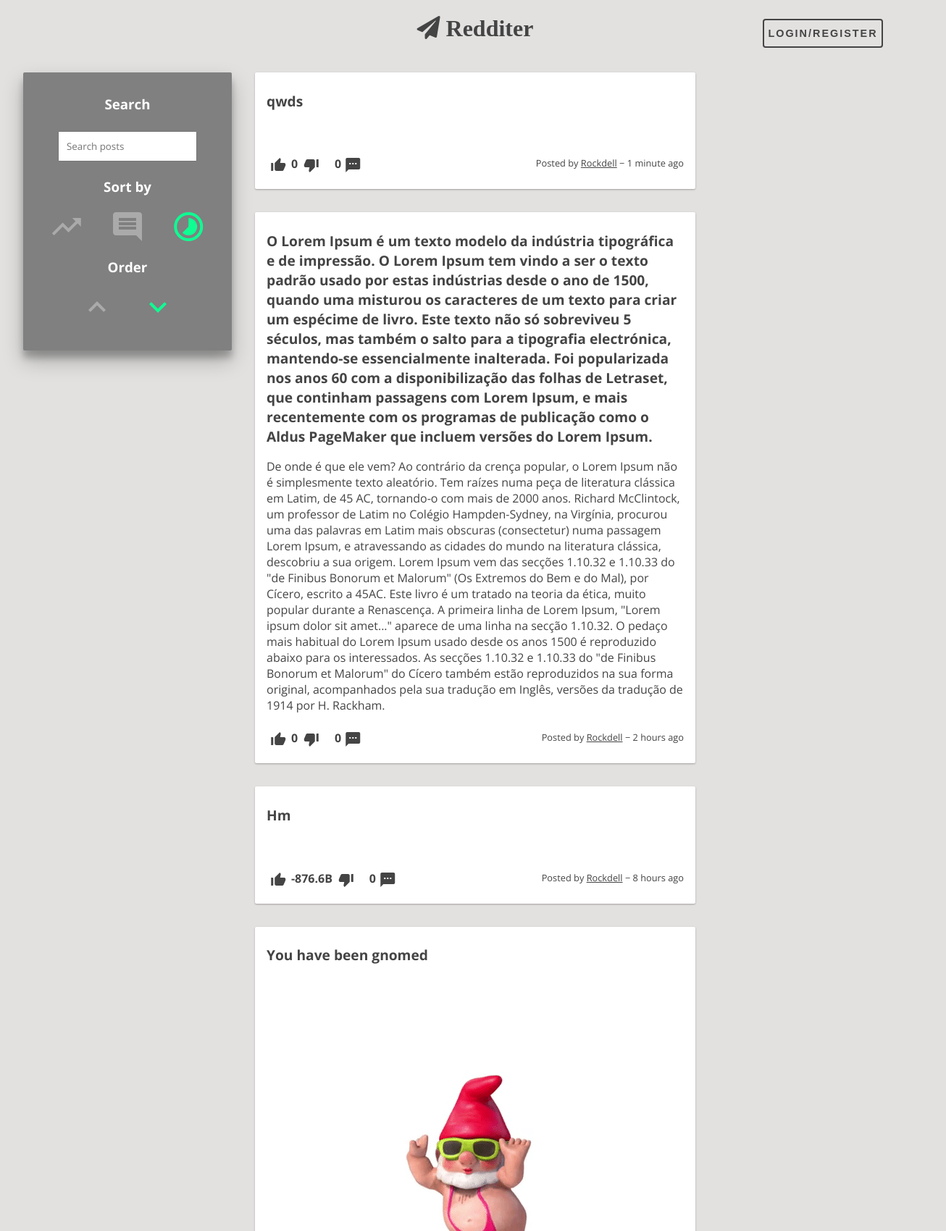
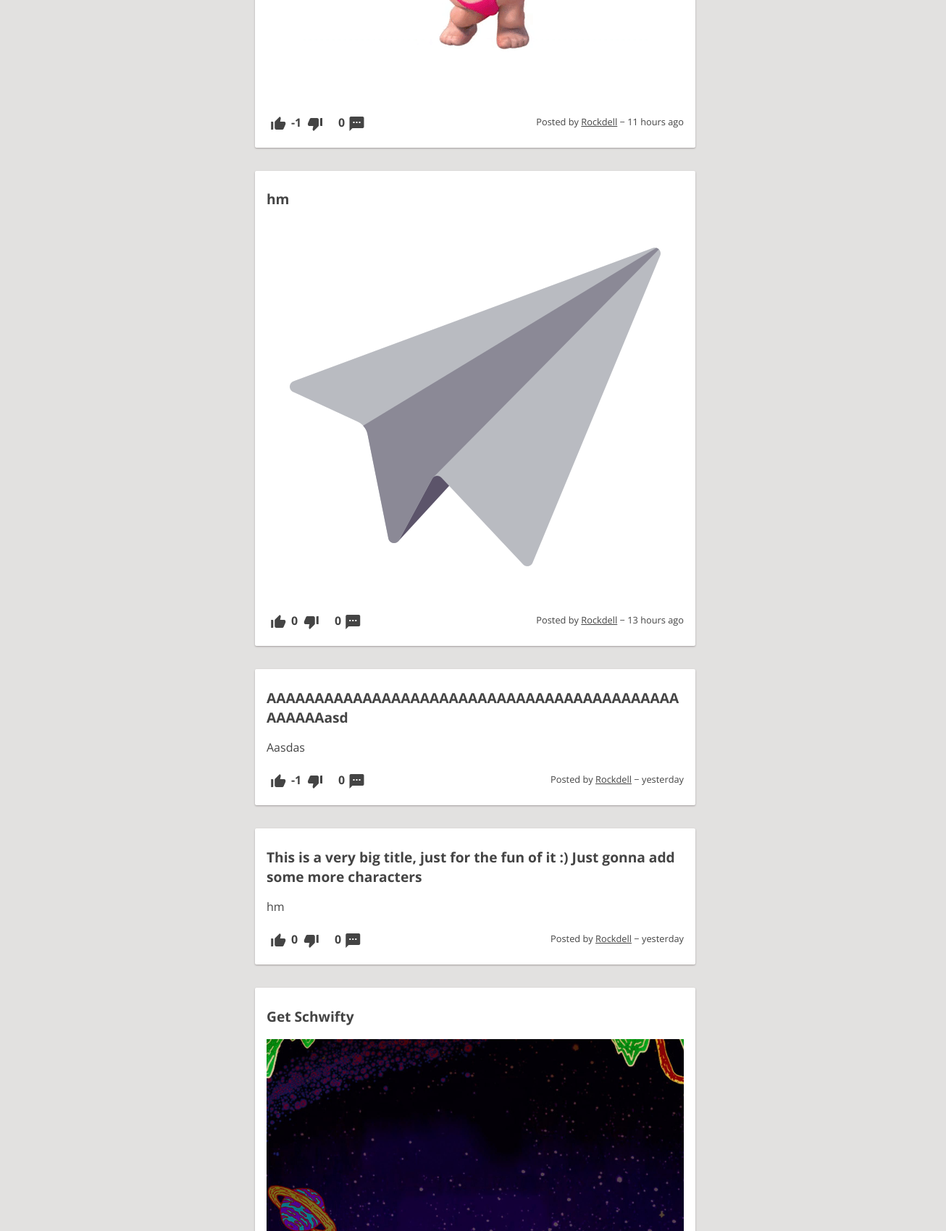
Page /pages/feed.php (upper part) on the committed database (2 pictures, top to bottom).
### tables this page shows
CREATE TABLE Post (
    postID INTEGER PRIMARY KEY AUTOINCREMENT,
    userID VARCHAR REFERENCES User ON DELETE CASCADE,
    title VARCHAR NOT NULL,
    content VARCHAR NOT NULL,
    postDate DATE NOT NULL DEFAULT (strftime('%s', 'now')),
    points INTEGER DEFAULT 0
);

### database/post.php (called while the page is built, shortened)
<?php
function getAllPosts() {
	global $dbh;
	try {
		$stmt = $dbh->prepare("SELECT P.*, IFNULL(PC.count, 0) AS nrComments FROM Post P LEFT JOIN (SELECT postID, count(commentID) AS count FROM PostComment GROUP BY postID) AS PC ON P.postID = PC.postID ORDER BY P.postDate DESC");
		$stmt->execute();
		return $stmt->fetchAll();
	} catch(PDOException $e) {
		echo $e->getMessage();
		return null;
	}
}
function getNumberComments($postID) {
	global $dbh;
	try {
		$stmt = $dbh->prepare("SELECT count(*) as nrComments FROM PostComment Where postID = ?");
		$stmt->execute(array($postID));
		return $stmt->fetch();
	} catch(PDOException $e) {
		echo $e->getMessage();
		return null;
	}
}
?>

### database/timeAgo.php (called while the page is built, shortened)
<?php
    function time_ago($time) {
        $out    = '';
        $now    = time();
        $diff   = $now - $time;
        if( $diff < 60 )
            return TIMEBEFORE_NOW;
        elseif( $diff < 3600 )
            return str_replace( '{num}', ( $out = round( $diff / 60 ) ), $out == 1 ? TIMEBEFORE_MINUTE : TIMEBEFORE_MINUTES );
        elseif( $diff < 3600 * 24 )
            return str_replace( '{num}', ( $out = round( $diff / 3600 ) ), $out == 1 ? TIMEBEFORE_HOUR : TIMEBEFORE_HOURS );
        elseif( $diff < 3600 * 24 * 2 )
            return TIMEBEFORE_YESTERDAY;
        else
            return strftime( date( 'Y', $time ) == date( 'Y' ) ? TIMEBEFORE_FORMAT : TIMEBEFORE_FORMAT_YEAR, $time );
    }
    function display_points($points) {
        if(abs($points) < 1000)
            return $points;
        else if(abs($points) < 1000000)
            return (floor($points / 100)/10)."K";
        else if(abs($points) < 1000000000)
            return (floor($points / 100000)/10)."M";
        else if(abs($points) < 1000000000000)
            return (floor($points / 100000000)/10)."B";
    }
?>

### includes/init.php (called while the page is built, shortened)
<?php
	$BASE_DIR = dirname(__DIR__);
?>

### templates/components/post.php (the view, shortened to what this page needs)
<?php
    require_once($BASE_DIR."/database/timeAgo.php");
    $numberComments = getNumberComments($post["postID"]);
?>
<article class="post container <?=$post["postID"]?>">
    <section id="post-title">
        <a href="/pages/post.php?id=<?=$post["postID"]?>"><h1><?=$post["title"]?></h1></a>
    </section>
    <section id="post-content">
        <?php if ($post["content"] === "") { ?>
            <div id="post-image">
                <img class="post-picture" src=
                <?php
                    $image = "/img/posts/".sha1($post["postID"]);
                    if (file_exists($BASE_DIR.$image.".png")) {
                        echo $image.".png";
                    } else if (file_exists($BASE_DIR.$image.".jpg")) {
                        echo $image.".jpg";
                    } else if (file_exists($BASE_DIR.$image.".gif")) {
                        echo $image.".gif";
                    }
                ?>>
            </div>
        <?php } else { ?>
            <div id="post-story">
                <p><?=$post["content"]?></p>
            </div>
        <?php } ?>
    </section>
    <section id="post-info">
        <label for="upvote<?=$post["postID"]?>">
            <i id="staticUp<?=$post["postID"]?>" class="material-icons">thumb_up_alt</i>
        </label>
        <p id="pp<?=$post["postID"]?>"><?=display_points($post["points"])?></p>
        <label for="downvote<?=$post["postID"]?>">
            <i id="staticDown<?=$post["postID"]?>" class="material-icons">thumb_down_alt</i>
        </label>
        <p id="nrComments"><?=$numberComments["nrComments"]?></p>
        <a id="nrCommentsLink" href="/pages/post.php?id=<?=$post["postID"]?>">
            <i class="material-icons">textsms</i>
        </a>
        <div id="postByTimeAgo">
            <p id="postBy">
                Posted by
                <a id="postByLink" href="/pages/profile.php?user=<?=$post["userID"]?>"><?=$post["userID"]?></a>
                &minus;
                <?=time_ago($post["postDate"])?>
            </p>
        </div>
    </section>
</article>

### templates/components/list-posts.php
<section id="list-posts" class="list-posts">
<?php
    require_once($BASE_DIR."/database/post.php");
    if (empty($posts)) { ?>
        <h1>No posts to show</h1>
    <?php }
    else {
        foreach($posts as $post) {
            include($BASE_DIR."/templates/components/post.php");
        }
    }
?>
</section>

### css/style.css (style rules this page uses)
:root { --main-bg-color: #e2e1e0; --main-text-color: #444; --alt-text-color: white; --main-container-bg-color: white; --alt1-container-bg-color: gray; --alt2-container-bg-color: #ffadad; --radio-color: #aaaaaa; --radio-selected-color: #0dff92; --radio-hover-color: white; --warning-bg-color: #ff6262; --box-shadow: 0 1px 3px rgba(133, 96, 96, 0.12), 0 1px 2px rgba(0,0,0,0.24); --selected-box-shadow: 0 14px 28px rgba(0,0,0,0.25), 0 10px 10px rgba(0,0,0,0.22); }
* { margin: 0; padding: 0; }
body { background: var(--main-bg-color); font-family: 'Open Sans', sans-serif; margin: 1em; display: grid; grid-gap: 0.5em 0.5em; grid-auto-rows: auto 1fr; grid-template-areas: "header" "page"; }
#list-posts { width: 40em; display: flex; flex-direction: column; justify-content: space-evenly; }
.post { max-width: inherit; background: var(--main-container-bg-color); box-shadow: var(--box-shadow); transition: all 0.3s cubic-bezier(.25,.8,.25,1); display: grid; grid-template-columns: 1fr 1fr; grid-template-areas: "post-title post-title" "post-content post-content" "post-info post-info"; }
.post #post-title { grid-area: post-title; word-break: break-word; }
.post #post-title h1 { font-size: 1.2em; font-weight: bold; color: var(--main-text-color); margin-top: 0.5em; margin-bottom: 0.5em; }
.post #post-content { grid-area: post-content; margin-top: 0.5em; margin-bottom: 0.5em; }
.post #post-content #post-image { align-self: center; text-align: center; }
.post #post-content #post-story { align-content: stretch; text-align: left; }
.post #post-info { grid-area: post-info; margin-top: 1em; }
.post #post-content, #post-info { color: var(--main-text-color); }
.post #post-info label { cursor: pointer; transition: color 1s; }
.post #post-info p[id^="pp"], .post #nrComments { font-weight: bold; display: inline; position: relative; left: 0.1em; bottom: 0.5em; }
.post #nrComments, .post #nrCommentsLink { left: 1em; }
.post #nrCommentsLink { position: relative; }
.post #postByTimeAgo { position: relative; float: right; font-size: 0.8em; }
.post #postBy { display: inline; }
.post #postByLink { text-decoration: underline; }
.post-picture { max-width: 100%; height: auto; }
.container { border-radius: 2px; padding: 1em; margin: 1em; word-wrap: break-word; cursor: default; }
a { text-decoration: none; color: #444; }

### rows in the picture
post: title "qwds", points "0", nrComments "0", userID "Rockdell", postDate "1 minute ago"
post: title "O Lorem Ipsum é um texto modelo da indústria tipográfica e de impressão. O Lorem Ipsum tem vindo a ser o texto padrão usado por estas indústrias desde o ano de 1500, quando uma misturou os caracteres de um texto para criar um espécime de livro. Este texto não só sobreviveu 5 séculos, mas também o salto para a tipografia electrónica, mantendo-se essencialmente inalterada. Foi popularizada nos anos 60 com a disponibilização das folhas de Letraset, que continham passagens com Lorem Ipsum, e mais recentemente com os programas de publicação como o Aldus PageMaker que incluem versões do Lorem Ipsum.", content "De onde é que ele vem? Ao contrário da crença popular, o Lorem Ipsum não é simplesmente texto aleatório. Tem raízes numa peça de literatura clássica em Latim, de 45 AC, tornando-o com mais de 2000 anos. Richard McClintock, um professor de Latim no Colégio Hampden-Sydney, na Virgínia, procurou uma das palavras em Latim mais obscuras (consectetur) numa passagem Lorem Ipsum, e atravessando as cidades do mundo na literatura clássica, descobriu a sua origem. Lorem Ipsum vem das secções 1.10.32 e 1.10.33 do \"de Finibus Bonorum et Malorum\" (Os Extremos do Bem e do Mal), por Cícero, escrito a 45AC. Este livro é um tratado na teoria da ética, muito popular durante a Renascença. A primeira linha de…", points "0", nrComments "0", userID "Rockdell", postDate "2 hours ago"
post: title "Hm", points "-876.6B", nrComments "0", userID "Rockdell", postDate "8 hours ago"
post: title "You have been gnomed", shows a picture, points "-1", nrComments "0", userID "Rockdell", postDate "11 hours ago"
post: title "hm", shows a picture, points "0", nrComments "0", userID "Rockdell", postDate "13 hours ago"
post: title "AAAAAAAAAAAAAAAAAAAAAAAAAAAAAAAAAAAAAAAAAAAAAAAAAasd", content "Aasdas", points "-1", nrComments "0", userID "Rockdell", postDate "yesterday"
post: title "This is a very big title, just for the fun of it :) Just gonna add some more characters", content "hm", points "0", nrComments "0", userID "Rockdell", postDate "yesterday"
post: title "Get Schwifty", shows a picture
